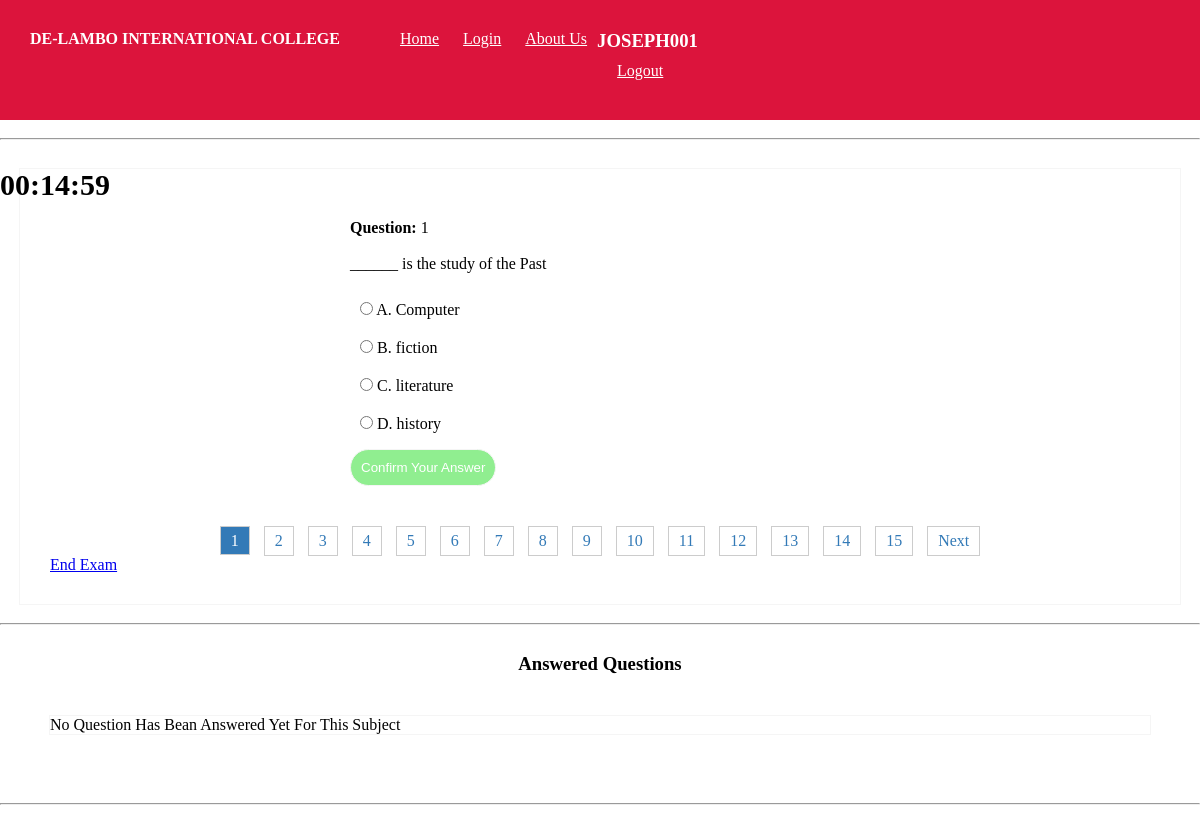
Page /history.php (signed in) on the committed database.
### tables this page shows
CREATE TABLE `settings` (
  `id` int(11) NOT NULL,
  `school_name` text NOT NULL,
  `address` text NOT NULL,
  `phone_number` text NOT NULL,
  `email` text NOT NULL,
  `face_book` text NOT NULL
);

CREATE TABLE `exam` (
  `id` int(11) NOT NULL,
  `subject` varchar(55) DEFAULT NULL,
  `question` text DEFAULT NULL,
  `option_1` text DEFAULT NULL,
  `option_2` text DEFAULT NULL,
  `option_3` text DEFAULT NULL,
  `option_4` text DEFAULT NULL,
  `answer` text DEFAULT NULL
);

### history.php (the view, shortened to what this page needs)
<?php
require "exam-header.php";
require 'admin/config.php';
?>
<?php
$user_id=$_SESSION['user_id'];
$page = isset($_GET['page']) ? (int)$_GET['page'] : 1;
$limit = 1;
$offset = ($page - 1) * $limit;
$query = "SELECT * FROM exam WHERE subject =11 LIMIT $limit OFFSET $offset";
$result = $conn->query($query);
$total_query = "SELECT COUNT(*) AS total_questions FROM exam WHERE subject =11";
$total_result = $conn->query($total_query);
$total_row = $total_result->fetch_assoc();
$total_rows = $total_row['total_questions'];
echo "<br><hr><br><div class='question'>
<p id='response' class='response-1'></p>
<p id='response-2' class='response-2'></p>
<form action='submit.php' method='post'>";
while ($row = $result->fetch_assoc()) {
  echo "<p><b>Question: </b>".$page.'</b><br/><br/>';
  echo "<p id='q'>". $row['question'] . "</p><br/>";
  echo "<ul>";
  echo "<li><input type='radio' name='answer' value='".$row['option_1']."' id='answer' required> A. " . $row['option_1'] . "</li>";
  echo "<li><input type='radio' name='answer' value='".$row['option_2']."' id='answer' required> B. " . $row['option_2'] . "</li>";
  echo "<li><input type='radio' name='answer' value='".$row['option_3']."' id='answer' required> C. " . $row['option_3'] . "</li>";
  echo "<li><input type='radio' name='answer' value='".$row['option_4']."' id='answer' required> D. " . $row['option_4'] . "</li>";
  echo "</ul>";
}
echo "<input type='submit' value='Confirm Your Answer' name='submit' id='confirm'>";
echo "</form>";
?>
<div class="pagination">
  <?php
for ($i = 1; $i <= ceil($total_rows/ $limit); $i++) {
  if ($i == $page) {?>
    <span><?php echo $i ;?></span>
    <?php
  } else {?>
    <a href="?page=<?php echo $i;?>" id='page' data-id="<?php echo $i;?>"><?php echo $i;?></a>
    <?php
  }
}
if ($page < ceil($total_rows / $limit)) {?>
  <a href="?page=<?php echo ($page + 1);?>">Next</a>
  <?php
}?>
</div>
<p><a href="result.php?subject=11">End Exam</a></p>
</div>
<br>
<hr><br>
<h3 id='answered'>Answered Questions</h3>
<ul class='answered-question'>
    <?php
$select=$conn->query("SELECT * FROM confirm_answer WHERE student_id='$user_id'");
if($select->num_rows>0){
while($r=$select->fetch_assoc()){
    echo "<li>No: ".$r['question_no']."</li>";
}
}else{
    echo "<p class='no'>No Question Has Bean Answered Yet For This Subject</p>";
}
?>
</ul>
<br><hr><br><br>

### exam-header.php (shortened to what this page needs)
<!DOCTYPE html>
<html lang="en">
<head>
    <link rel="stylesheet" href="css/top.css">
</head>
<nav class="navbar navbar-expand">
    <?php
  require "admin/config.php";
  $na=$conn->query("SELECT * FROM settings");
  if($na->num_rows>0){
    $row=$na->fetch_assoc();
    ?>
       <h4 style="margin-right:50px;"><?php echo $row['school_name'];?></h4>
    <?php
  }else{
    echo "School Application";
  }
    ?>
    <div>
        <a href="index.php" class="nav-item">Home</a>
        <a href="login.php" class="nav-item">Login</a>
            <a href="about.php" class="nav-item">About Us</a>
    </div>
    <?php
if(isset($_SESSION['username'])){
    ?>
<div class='right'>
    <div class='drop-down-inner'>
        <h3><?php echo $_SESSION['username'];?></h4>
                     <li><a href="logout">Logout</a></li>
    </div>
    <br>
</div>
<?php
}else{
    header('location:student_login');
}
?>
</nav>
 <?php require 'timer.php';?>

### css/top.css (style rules this page uses)
* { padding: 0; margin: 0; }
.navbar-expand { padding: 30px; background-color: crimson; color: white; }
.navbar-expand a { padding: 10px; color: white; }

### exam-header.php (style rules this page uses)
.navbar { display:flex; }
.right { width: 400px; float:right; margin-right:50px; display: flex; flex-direction: row; }

### history.php (style rules this page uses)
.question { padding:30px; width:1100px; margin:0 auto; border:1px solid whitesmoke; margin-top:10px; }
.pagination { text-align: center; margin-top: 20px; }
.pagination a, .pagination span { padding: 5px 10px; border: 1px solid #ccc; margin: 0 5px; text-decoration: none; color: #337ab7; }
.pagination a { margin-top:20px; display:inline-block; }
.pagination span { background-color: #337ab7; color: #fff; }
input[type="submit"] { padding:10px; margin:6px 0 0 0; background-color:lightgreen; color:white; border:1px solid whitesmoke; border-radius:50px; cursor:pointer; }
form { width:500px; margin:0 auto; margin-top:20px; }
li { list-style-type:none; padding:10px; }
.answered-question { border:1px solid whitesmoke; width: 1100px; margin:0 auto; margin-top:30px; margin-bottom:50px; }
#answered { padding:10px; text-align:center; }

### rows in the picture
settings: school_name "DE-LAMBO INTERNATIONAL COLLEGE"
exam: question "______ is the study of the Past", option_1 "Computer", option_2 "fiction", option_3 "literature", option_4 "history"

### other values in the picture
$_SESSION['username'] "JOSEPH001"
